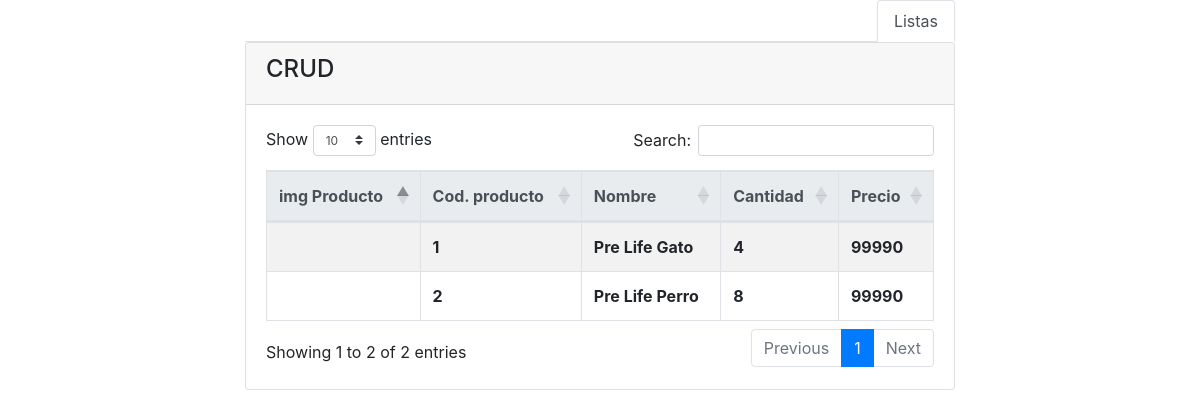
/crud.html, run on the app's committed database.
### Evaluacion2App/models.py (models this page shows)
class producto(models.Model):
    id_producto = models.IntegerField(primary_key=True)
    nombre = models.CharField(max_length=50)
    stock = models.IntegerField()
    precio = models.IntegerField()

### Evaluacion2App/views.py (the view)
# urls.py: path('crud.html', views.crud, name = 'crud'),
def crud(request):
    productos = producto.objects.all()
    return render(request, 'crud.html', {'productos': productos})

### Evaluacion2App/templates/crud.html (shortened to what this page needs)
{% load static %}
<!DOCTYPE html>
<html lang="en" xmlns:th="http://www.thymeleaf.org">
<head>
	<link rel="stylesheet"
		href="https://maxcdn.bootstrapcdn.com/bootstrap/4.0.0/css/bootstrap.min.css">
	<link rel="stylesheet"
		href="https://use.fontawesome.com/releases/v5.0.8/css/solid.css">
	<link rel="stylesheet" type="text/css" href="static/css/crud.css"
		th:href="@{/css/crud.css}">
	<link rel="stylesheet" href="https://cdnjs.cloudflare.com/ajax/libs/twitter-bootstrap/4.1.1/css/bootstrap.css">
	<link rel="stylesheet" href="https://cdn.datatables.net/1.10.19/css/dataTables.bootstrap4.min.css">
</head>
<body>
	<div class="container">
	<div class="mx-auto col-sm-8 main-section" id="myTab" role="tablist">
		<ul class="nav nav-tabs justify-content-end">
			<li class="nav-item">
			<a class="nav-link active" id="list-tab" data-toggle="tab" href="#list" role="tab" aria-controls="list" aria-selected="false">Listas</a>
			</li>
		</ul>
		<div class="tab-content" id="myTabContent">
			<div class="tab-pane fade show active" id="list" role="tabpanel" aria-labelledby="list-tab">
				<div class="card">
					<div class="card-header">
						<h4>CRUD</h4>
					</div>
					<div class="card-body">
						<div class="table-responsive">
							<table id="userList" class="table table-bordered table-hover table-striped">
								<thead class="thead-light">
									<tr>
									<th scope="col">img Producto</th>
									<th scope="col">Cod. producto</th>
									<th scope="col">Nombre</th>
									<th scope="col">Cantidad</th>
									<th scope="col">Precio</th>
								</tr>
								</thead>
								<tbody>
								{% for producto in productos %}
									<tr>
									<th scope="row">{{producto.id}}</th>
									<th>{{producto.id_producto}}</th>
									<th>{{producto.nombre}}</th>
									<th>{{producto.stock}}</th>
									<th>{{producto.precio}}</th>
									</tr>
								{% endfor %}
								</tbody>
							</table>
						</div>
					</div>
				</div>
			</div>
		</div>
	</div>
</div>
</body>
</html>

### Evaluacion2App/static/css/crud.css (style rules this page uses)
Body { background-size:cover; }

### data on the page
producto: id_producto "1", nombre "Pre Life Gato", stock "4", precio "99990"
producto: id_producto "2", nombre "Pre Life Perro", stock "8", precio "99990"
